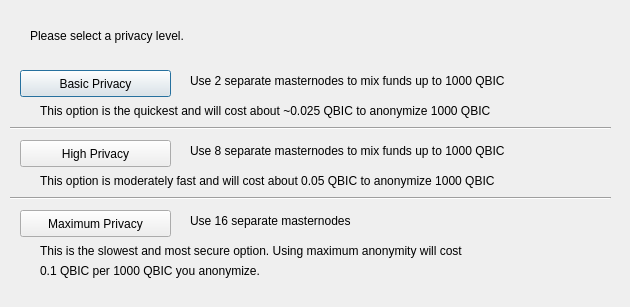
<?xml version="1.0" encoding="UTF-8"?>
<ui version="4.0">
 <class>DarksendConfig</class>
 <widget class="QDialog" name="DarksendConfig">
  <property name="geometry">
   <rect>
    <x>0</x>
    <y>0</y>
    <width>630</width>
    <height>307</height>
   </rect>
  </property>
  <property name="windowTitle">
   <string>Configure PrivateSend</string>
  </property>
  <widget class="QPushButton" name="buttonBasic">
   <property name="geometry">
    <rect>
     <x>20</x>
     <y>70</y>
     <width>151</width>
     <height>27</height>
    </rect>
   </property>
   <property name="text">
    <string>Basic Privacy</string>
   </property>
  </widget>
  <widget class="QPushButton" name="buttonHigh">
   <property name="geometry">
    <rect>
     <x>20</x>
     <y>140</y>
     <width>151</width>
     <height>27</height>
    </rect>
   </property>
   <property name="text">
    <string>High Privacy</string>
   </property>
  </widget>
  <widget class="QPushButton" name="buttonMax">
   <property name="geometry">
    <rect>
     <x>20</x>
     <y>210</y>
     <width>151</width>
     <height>27</height>
    </rect>
   </property>
   <property name="text">
    <string>Maximum Privacy</string>
   </property>
  </widget>
  <widget class="QLabel" name="label">
   <property name="geometry">
    <rect>
     <x>30</x>
     <y>20</y>
     <width>571</width>
     <height>31</height>
    </rect>
   </property>
   <property name="text">
    <string>Please select a privacy level.</string>
   </property>
  </widget>
  <widget class="QLabel" name="label_2">
   <property name="geometry">
    <rect>
     <x>190</x>
     <y>70</y>
     <width>421</width>
     <height>21</height>
    </rect>
   </property>
   <property name="text">
    <string>Use 2 separate masternodes to mix funds up to 1000 QBIC</string>
   </property>
  </widget>
  <widget class="QLabel" name="label_3">
   <property name="geometry">
    <rect>
     <x>190</x>
     <y>140</y>
     <width>411</width>
     <height>21</height>
    </rect>
   </property>
   <property name="text">
    <string>Use 8 separate masternodes to mix funds up to 1000 QBIC</string>
   </property>
  </widget>
  <widget class="QLabel" name="label_4">
   <property name="geometry">
    <rect>
     <x>190</x>
     <y>210</y>
     <width>421</width>
     <height>21</height>
    </rect>
   </property>
   <property name="text">
    <string>Use 16 separate masternodes</string>
   </property>
  </widget>
  <widget class="QLabel" name="label_6">
   <property name="geometry">
    <rect>
     <x>40</x>
     <y>100</y>
     <width>561</width>
     <height>21</height>
    </rect>
   </property>
   <property name="text">
    <string>This option is the quickest and will cost about ~0.025 QBIC to anonymize 1000 QBIC</string>
   </property>
  </widget>
  <widget class="QLabel" name="label_7">
   <property name="geometry">
    <rect>
     <x>40</x>
     <y>170</y>
     <width>561</width>
     <height>21</height>
    </rect>
   </property>
   <property name="text">
    <string>This option is moderately fast and will cost about 0.05 QBIC to anonymize 1000 QBIC</string>
   </property>
  </widget>
  <widget class="QLabel" name="label_8">
   <property name="geometry">
    <rect>
     <x>40</x>
     <y>240</y>
     <width>561</width>
     <height>21</height>
    </rect>
   </property>
   <property name="text">
    <string>This is the slowest and most secure option. Using maximum anonymity will cost</string>
   </property>
  </widget>
  <widget class="QLabel" name="label_9">
   <property name="geometry">
    <rect>
     <x>40</x>
     <y>260</y>
     <width>561</width>
     <height>21</height>
    </rect>
   </property>
   <property name="text">
    <string>0.1 QBIC per 1000 QBIC you anonymize.</string>
   </property>
  </widget>
  <widget class="Line" name="line">
   <property name="geometry">
    <rect>
     <x>10</x>
     <y>120</y>
     <width>601</width>
     <height>16</height>
    </rect>
   </property>
   <property name="orientation">
    <enum>Qt::Horizontal</enum>
   </property>
  </widget>
  <widget class="Line" name="line_2">
   <property name="geometry">
    <rect>
     <x>10</x>
     <y>190</y>
     <width>601</width>
     <height>16</height>
    </rect>
   </property>
   <property name="orientation">
    <enum>Qt::Horizontal</enum>
   </property>
  </widget>
 </widget>
 <resources/>
 <connections/>
</ui>
